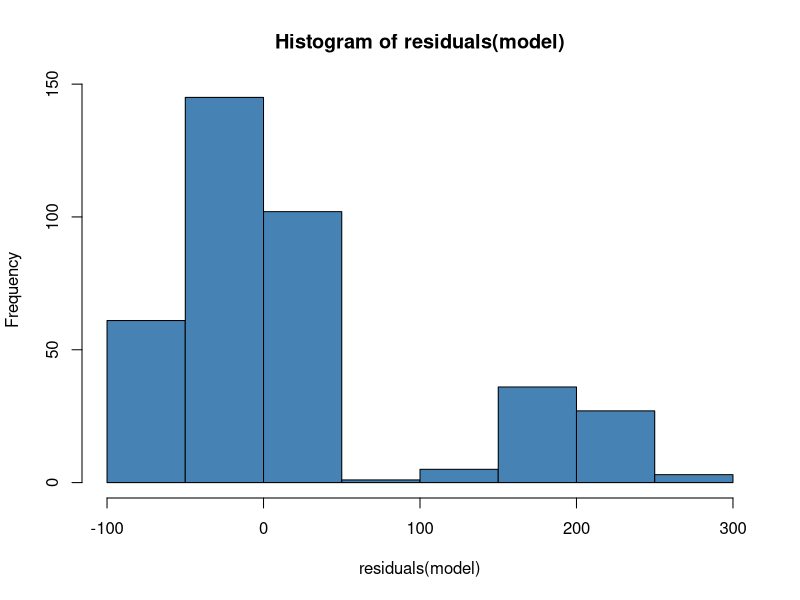
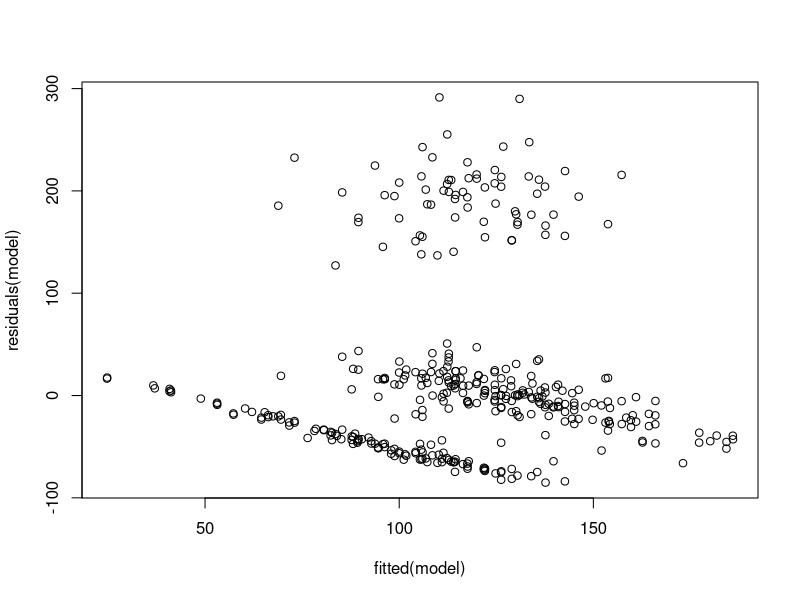

Generate these figures, in order, with R:
###############################
## Project: Pencil Profiling
## Author: Aisha Washington
## Last Update: 2025-07-17
##
## Summary: Build step-wise regression models from dummy variables to 
##          identify high and low value Pencil customer traits for each 
##          product stock keeping unit (SKU).
## Resources: https://www.statology.org/stepwise-regression-r/
###############################

###############################
## Load Packages ##############
###############################
#install.packages("dplyr")
#install.packages("ggplot2")
#install.packages("tidyverse")

library(dplyr)
library(ggplot2)
library(tidyverse)

###############################
## Load Data ##################
###############################
df <- read.csv("clean_profile_dataset.csv")
head(df)

###############################
## Build Model ################
###############################
# Select feature to model (usage or gross_revenue)
feature <- df$gross_revenue

# Build Initial Model
model <- lm(feature~age_26.45+age_46.65+age_.65+
              sex_Male+sex_Other+
              income_.500..1000+income_Above..1000+
              state_IA+state_IN+state_MN+state_MO+state_WI
            ,data = df
            ,weights = cust_id)

summary(model)

## Check Normality of Residuals
hist(residuals(model), col = "steelblue")
# Check not passed:
# Results show multi-modality (two peaks instead of one)

## Check Variance of Residuals
plot(fitted(model), residuals(model))
# Check not passed:
# Results show trends in variance

# Build Models by SKU
model_AB <- lm(feature~age_26.45+age_46.65+age_.65+
                 sex_Male+sex_Other+
                 income_.500..1000+income_Above..1000+
                 state_IA+state_IN+state_MN+state_MO+state_WI
               ,data = df
               ,subset = (df$product_sku=="AB")
               ,weights = cust_id)
model_AC <- lm(feature~age_26.45+age_46.65+age_.65+
                 sex_Male+sex_Other+
                 income_.500..1000+income_Above..1000+
                 state_IA+state_IN+state_MN+state_MO+state_WI
               ,data = df
               ,subset = (df$product_sku=="AC")
               ,weights = cust_id)
model_BB <- lm(feature~age_26.45+age_46.65+age_.65+
                 sex_Male+sex_Other+
                 income_.500..1000+income_Above..1000+
                 state_IA+state_IN+state_MN+state_MO+state_WI
               ,data = df
               ,subset = (df$product_sku=="BB")
               ,weights = cust_id)
model_BC <- lm(feature~age_26.45+age_46.65+age_.65+
                 sex_Male+sex_Other+
                 income_.500..1000+income_Above..1000+
                 state_IA+state_IN+state_MN+state_MO+state_WI
               ,data = df
               ,subset = (df$product_sku=="BC")
               ,weights = cust_id)

# Build Intercept-only Models for each SKU
intercept_only <- lm(feature ~ 1, data=df, weights = cust_id)
intercept_only_AB <- lm(feature ~ 1, data=df
                     ,subset = (df$product_sku=="AB")
                     ,weights = cust_id)
intercept_only_AC <- lm(feature ~ 1, data=df
                        ,subset = (df$product_sku=="AC")
                        ,weights = cust_id)
intercept_only_BB <- lm(feature ~ 1, data=df
                        ,subset = (df$product_sku=="BB")
                        ,weights = cust_id)
intercept_only_BC <- lm(feature ~ 1, data=df
                        ,subset = (df$product_sku=="BC")
                        ,weights = cust_id)

# Forward Step-wise Regression Step
forward <- step(intercept_only, direction='forward', scope=formula(model), trace=0)
forward_AB <- step(intercept_only_AB, direction='forward', scope=formula(model_AB), trace=0)
forward_AC <- step(intercept_only_AC, direction='forward', scope=formula(model_AC), trace=0)
forward_BB <- step(intercept_only_BB, direction='forward', scope=formula(model_BB), trace=0)
forward_BC <- step(intercept_only_BC, direction='forward', scope=formula(model_BC), trace=0)

# Check Step-wise Results
forward$anova
forward_AB$anova
forward_AC$anova
forward_BB$anova
forward_BC$anova

# View Final Models
forward$coefficients
forward_AB$coefficients
forward_AC$coefficients
forward_BB$coefficients
forward_BC$coefficients


###############################
## Make Predictions ###########
###############################
df_pred <- df %>%
  mutate(pred = if_else(product_sku=="AB",predict(model_AB,df)
                        ,if_else(product_sku=="AC",predict(model_AC,df)
                                 ,if_else(product_sku=="BB",predict(model_BB,df)
                                          ,if_else(product_sku=="BC",predict(model_BC,df),0))))
  )

###############################
## Reshape Data ###############
###############################
df_reshaped <- df_pred %>%
  mutate(age = if_else(df$age_.25==1,"<25"
                       ,if_else(df$age_26.45==1,"26-45"
                                ,if_else(df$age_46.65==1,"46-65"
                                         ,if_else(df$age_.65==1,">65","missing"))))
         ,sex = if_else(df$sex_Female==1,"Female"
                        ,if_else(df$sex_Male==1,"Male"
                                 ,if_else(df$sex_Other==1,"Other","missing")))
         ,income = if_else(df$income_Under..500==1,"Under $500"
                           ,if_else(df$income_.500..1000==1,"$500-$1000"
                                    ,if_else(df$income_Above..1000==1,"Above $1000","missing")))
         ,state = if_else(df$state_IL==1,"IL"
                          ,if_else(df$state_WI==1,"WI"
                                   ,if_else(df$state_MN==1,"MN"
                                            ,if_else(df$state_IA==1,"IA"
                                                     ,if_else(df$state_MO==1,"MO"
                                                              ,if_else(df$state_IN==1,"IN","missing"))))))
         ,weighted_pred = cust_id*pred
         ) %>% 
  select(c("product_sku", "cust_id", "age", "sex", "income", "state","pred","weighted_pred"))

###############################
## Export Results #############
###############################
export <- df_reshaped

write.csv(export, "profile_counts.csv")
